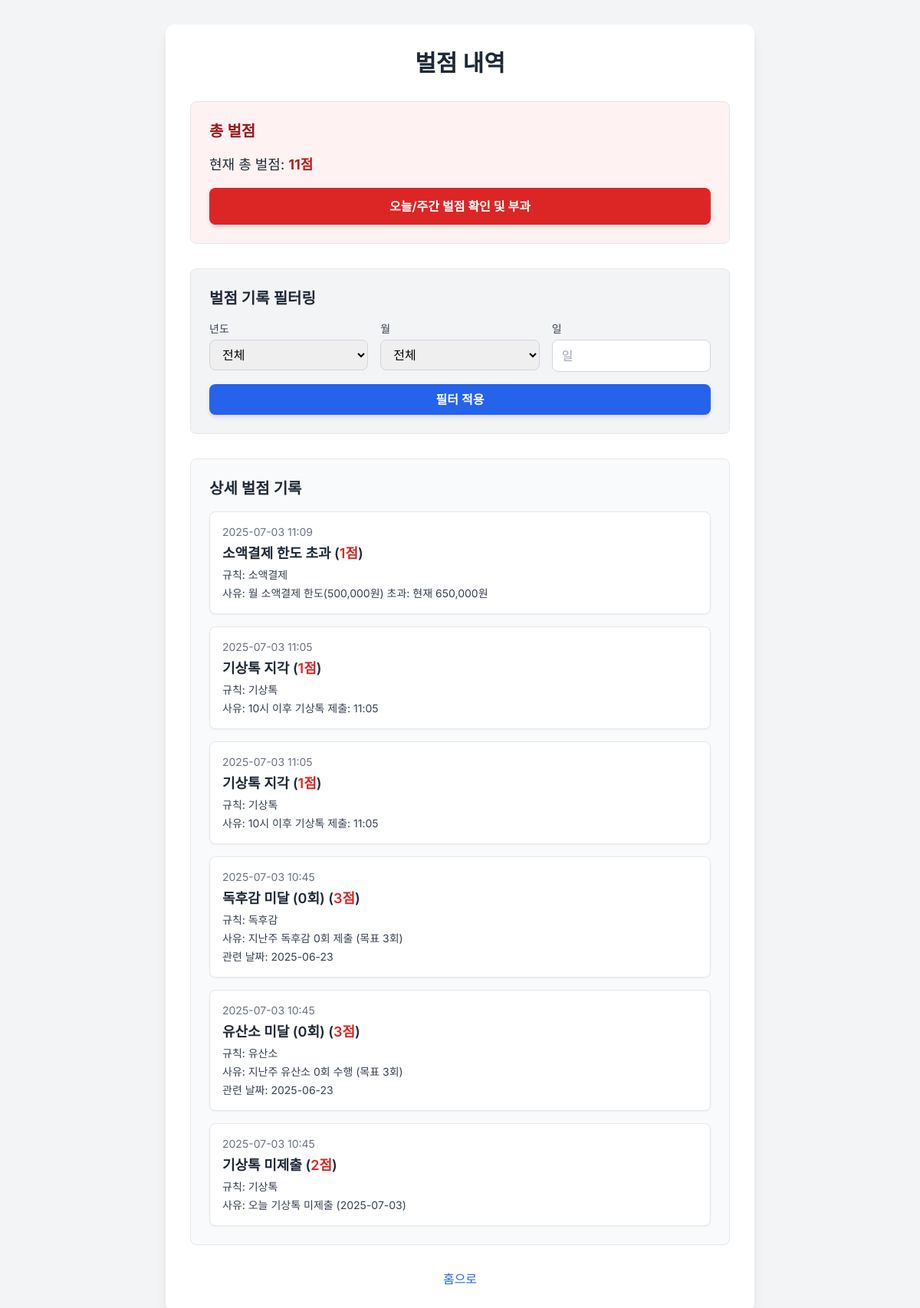
The app's page /penalties (signed in) with its own data.
### app.py (models this page shows, shortened)
class Penalty(db.Model):
    id = db.Column(db.Integer, primary_key=True)
    user_id = db.Column(db.Integer, db.ForeignKey('user.id'), nullable=False)
    penalty_type = db.Column(db.String(50), nullable=False)
    rule_name = db.Column(db.String(50), nullable=True) # 벌점이 부과된 규칙 이름
    reason = db.Column(db.Text, nullable=True)
    penalty_points = db.Column(db.Integer, nullable=False, default=1)
    timestamp = db.Column(db.DateTime, default=datetime.now, nullable=False)
    related_date = db.Column(db.Date, nullable=True) # 주간/일간 벌점 계산 시 해당 날짜/주차를 기록
    user = db.relationship('User', backref=db.backref('penalties', lazy=True))

### app.py (the view)
@app.route('/penalties')
def penalties():
    if 'user_id' not in session or session.get('role') != 'sub':
        flash("벌점 내역을 조회할 권한이 없습니다.", 'error')
        return redirect(url_for('login'))
    user_id = session['user_id']
    filter_year = request.args.get('year', type=int)
    filter_month = request.args.get('month', type=int)
    filter_day = request.args.get('day', type=int)
    query = Penalty.query.filter_by(user_id=user_id)
    if filter_year:
        query = query.filter(extract('year', Penalty.timestamp) == filter_year)
    if filter_month:
        query = query.filter(extract('month', Penalty.timestamp) == filter_month)
    if filter_day:
        query = query.filter(extract('day', Penalty.timestamp) == filter_day)
    user_penalties = query.order_by(Penalty.timestamp.desc()).all()
    total_penalty_points = db.session.query(func.sum(Penalty.penalty_points)).filter_by(user_id=user_id).scalar() or 0
    available_years = db.session.query(extract('year', Penalty.timestamp)).distinct().order_by(extract('year', Penalty.timestamp).desc()).all()
    available_months = db.session.query(extract('month', Penalty.timestamp)).distinct().order_by(extract('month', Penalty.timestamp)).all()
    return render_template('penalties.html',
                           penalties=user_penalties,
                           total_penalty_points=total_penalty_points,
                           available_years=[y[0] for y in available_years],
                           available_months=[m[0] for m in available_months],
                           selected_year=filter_year,
                           selected_month=filter_month,
                           selected_day=filter_day)

### templates/penalties.html (shortened to what this page needs)
{% extends "base.html" %}
{% from '_macros.html' import format_currency %}
{% block content %}
<div class="bg-white p-8 rounded-xl shadow-lg w-full max-w-3xl mx-auto">
  <h2 class="text-3xl font-bold text-center text-gray-800 mb-8">벌점 내역</h2>
  <div class="mb-8 p-6 border border-gray-200 rounded-lg bg-red-50">
    <h3 class="text-xl font-semibold text-red-800 mb-4">총 벌점</h3>
    <p class="text-gray-800 text-lg">
      현재 총 벌점: <span class="font-bold text-red-700">{{ total_penalty_points }}점</span>
    </p>
    <form method="post" action="{{ url_for('check_daily_weekly_penalties') }}" class="mt-4">
      <button type="submit"
              class="w-full bg-red-600 text-white py-3 rounded-lg font-semibold hover:bg-red-700 transition duration-300 shadow-md">
        오늘/주간 벌점 확인 및 부과
      </button>
    </form>
  </div>
  <div class="mb-8 p-6 border border-gray-200 rounded-lg bg-gray-100">
    <h3 class="text-xl font-semibold text-gray-800 mb-4">벌점 기록 필터링</h3>
    <form method="get" action="{{ url_for('penalties') }}" class="space-y-4">
      <div class="grid grid-cols-1 sm:grid-cols-3 gap-4">
        <div>
          <label for="year" class="block text-sm font-medium text-gray-700 mb-1">년도</label>
          <select id="year" name="year" class="w-full px-3 py-2 border border-gray-300 rounded-lg focus:outline-none focus:ring-2 focus:ring-blue-500">
            <option value="">전체</option>
          </select>
        </div>
        <div>
          <label for="month" class="block text-sm font-medium text-gray-700 mb-1">월</label>
          <select id="month" name="month" class="w-full px-3 py-2 border border-gray-300 rounded-lg focus:outline-none focus:ring-2 focus:ring-blue-500">
            <option value="">전체</option>
          </select>
        </div>
        <div>
          <label for="day" class="block text-sm font-medium text-gray-700 mb-1">일</label>
          <input type="number" id="day" name="day" placeholder="일" value="{{ selected_day | default('') }}"
                 class="w-full px-3 py-2 border border-gray-300 rounded-lg focus:outline-none focus:ring-2 focus:ring-blue-500">
        </div>
      </div>
      <button type="submit"
              class="w-full bg-blue-600 text-white py-2 rounded-lg font-semibold hover:bg-blue-700 transition duration-300 shadow-md">
        필터 적용
      </button>
    </form>
  </div>
  <div class="p-6 border border-gray-200 rounded-lg bg-gray-50">
    <h3 class="text-xl font-semibold text-gray-800 mb-4">상세 벌점 기록</h3>
    {% if penalties %}
      <ul class="space-y-4">
        {% for penalty in penalties %}
          <li class="bg-white p-4 rounded-lg shadow-sm border border-gray-200">
            <p class="text-sm text-gray-500 mb-1">{{ penalty.timestamp.strftime('%Y-%m-%d %H:%M') }}</p>
            <p class="text-lg font-semibold text-gray-800">{{ penalty.penalty_type }} (<span class="text-red-600">{{ penalty.penalty_points }}점</span>)</p>
            {% if penalty.rule_name %}<p class="text-gray-700 text-sm mt-1">규칙: {{ penalty.rule_name }}</p>{% endif %}
            {% if penalty.reason %}<p class="text-gray-700 text-sm mt-1">사유: {{ penalty.reason }}</p>{% endif %}
            {% if penalty.related_date %}<p class="text-gray-700 text-sm mt-1">관련 날짜: {{ penalty.related_date.strftime('%Y-%m-%d') }}</p>{% endif %}
          </li>
        {% endfor %}
      </ul>
    {% else %}
      <p class="text-center text-gray-600 text-lg">기록된 벌점 내역이 없습니다.</p>
    {% endif %}
  </div>
  <div class="mt-8 text-center">
    <a href="{{ url_for('home') }}" class="inline-block text-blue-600 hover:underline font-medium">홈으로</a>
  </div>
</div>
{% endblock %}

### templates/base.html (style rules this page uses)
body { font-family: 'Inter', sans-serif; }

### records on screen
Penalty: timestamp "2025-07-03 11:09", penalty_type "소액결제 한도 초과", penalty_points "1", rule_name "소액결제", reason "월 소액결제 한도(500,000원) 초과: 현재 650,000원"
Penalty: timestamp "2025-07-03 11:05", penalty_type "기상톡 지각", penalty_points "1", rule_name "기상톡", reason "10시 이후 기상톡 제출: 11:05"
Penalty: timestamp "2025-07-03 11:05", penalty_type "기상톡 지각", penalty_points "1", rule_name "기상톡", reason "10시 이후 기상톡 제출: 11:05"
Penalty: timestamp "2025-07-03 10:45", penalty_type "독후감 미달 (0회)", penalty_points "3", rule_name "독후감", reason "지난주 독후감 0회 제출 (목표 3회)", related_date "2025-06-23"
Penalty: timestamp "2025-07-03 10:45", penalty_type "유산소 미달 (0회)", penalty_points "3", rule_name "유산소", reason "지난주 유산소 0회 수행 (목표 3회)", related_date "2025-06-23"
Penalty: timestamp "2025-07-03 10:45", penalty_type "기상톡 미제출", penalty_points "2", rule_name "기상톡", reason "오늘 기상톡 미제출 (2025-07-03)"

### other values on screen
{{ total_penalty_points }} "11"
